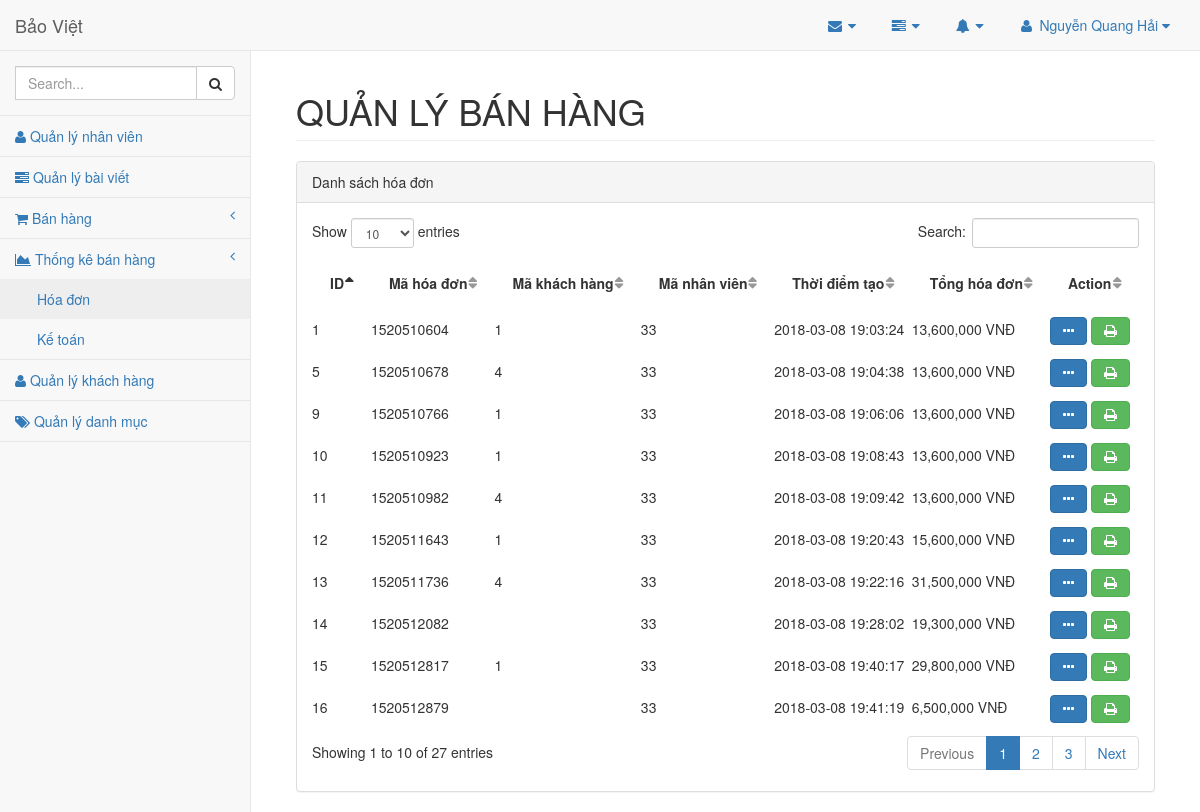
The app's page /admin/index.php?mod=receipts&act=list (signed in) with its own data.
### tables this page shows
CREATE TABLE `hoa_don`  (
  `id` int(20) NOT NULL AUTO_INCREMENT,
  `code` varchar(20) NOT NULL,
  `customer_id` varchar(20) NOT NULL,
  `staff_id` varchar(255) NOT NULL,
  `date` datetime NOT NULL,
  `sum` decimal(10, 0) NOT NULL,
  PRIMARY KEY (`id`) USING BTREE,
  UNIQUE INDEX `code`(`code`) USING BTREE
);

### admin/controllers/ReceiptController.php (called while the page is built, shortened)
<?php
	include_once 'models/ReceiptDetail.php';
	class ReceiptController
	{
		public $Receipt_model;
		public $ReceiptDetail_model;
		function __construct()
		{
			$this->Receipt_model=new Receipt();
			$this->ReceiptDetail_model=new ReceiptDetail();
		}
		public function list()
		{
			$data=$this->Receipt_model->getAll();
			$detail=array();
			foreach ($data as $receipt_key => $receipt) {
				$detail[$receipt_key]=$this->ReceiptDetail_model->getDetail($receipt['code']);
			}
			include_once 'views/receipt/list.php';
		}
	}
 ?>

### admin/models/ReceiptDetail.php (called while the page is built, shortened)
<?php
	class ReceiptDetail extends Model{
		public $tableName="chi_tiet_hoa_don";
		public function getDetail($code)
		{
			$data=array();
			$query="select * from ".$this->tableName." where receipt_code=".$code;
			$result=$this->conn->query($query);
			while ($row=$result->fetch_assoc()) {
				$data[]=$row;
			}
			return $data;
		}
	}
 ?>

### admin/models/Model.php (called while the page is built, shortened)
<?php
	class Model
	{
		public $conn;
		public $tableName;
		function __construct()
		{
			$connect=new Connection();
			$this->conn=$connect->conn;
		}
		public function getAll()
		{
			$data=array();
			$query="select * from ".$this->tableName;
			$result=$this->conn->query($query);
			while ($row=$result->fetch_assoc()) {
				$data[]=$row;
			}
			return $data;
		}
	}
 ?>

### admin/models/Connection.php (called while the page is built, shortened)
<?php
	class Connection
	{
		function __construct()
		{
			$servername="localhost";
			$username="root";
			$password="";
			$dbname="baoviet";
			$this->conn = new mysqli($servername,$username,$password,$dbname);
		}
	}
 ?>

### admin/views/receipt/list.php (the view, shortened to what this page needs)
 <div class="panel-heading">
     Danh sách hóa đơn
 </div>
 <div class="panel-body">
<table id="table"  class="my_table" width="100%" class="table table-striped table-bordered table-hover" id="dataTables-example">
	<thead>
		<tr>
			<th>ID</th>
                 <th>Mã hóa đơn</th>
			<th>Mã khách hàng</th>
			<th>Mã nhân viên</th>
			<th>Thời điểm tạo</th>
			<th>Tổng hóa đơn</th>
			<th>Action</th>
		</tr>
	</thead>
	<tbody>
	<?php
	foreach ($data as $receipt_key => $receipt) { ?>
		<tr>
			<td><?= $receipt['id'] ?></td>
                 <td><?= $receipt['code'] ?></td>
                 <td><?= $receipt['customer_id'] ?></td>
			<td><?= $receipt['staff_id'] ?></td>
			<td><?= $receipt['date'] ?></td>
			<td><?= number_format($receipt['sum'])." VNĐ" ?></td>
			<td>
                     <button  type="button" class="btn btn-primary fa fa-ellipsis-h" data-toggle="modal" data-target=".modal_<?= $receipt_key ?>"></button>
			<a class='btn btn-success fa fa-print' href='#'></a>
			</td>
		</tr>
	<?php } ?>
	</tbody>
</table>
 </div>

### admin/views/header.php (style rules this page uses)
table td { line-height: 3.0; }
table th { line-height: 3.5; }

### records on screen
hoa_don: id "1", code "1520510604", customer "1", staff "33", date "2018-03-08 19:03:24", sum "13,600,000"
hoa_don: id "5", code "1520510678", customer "4", staff "33", date "2018-03-08 19:04:38", sum "13,600,000"
hoa_don: id "9", code "1520510766", customer "1", staff "33", date "2018-03-08 19:06:06", sum "13,600,000"
hoa_don: id "10", code "1520510923", customer "1", staff "33", date "2018-03-08 19:08:43", sum "13,600,000"
hoa_don: id "11", code "1520510982", customer "4", staff "33", date "2018-03-08 19:09:42", sum "13,600,000"
hoa_don: id "12", code "1520511643", customer "1", staff "33", date "2018-03-08 19:20:43", sum "15,600,000"
hoa_don: id "13", code "1520511736", customer "4", staff "33", date "2018-03-08 19:22:16", sum "31,500,000"
hoa_don: id "14", code "1520512082", staff "33", date "2018-03-08 19:28:02", sum "19,300,000"
hoa_don: id "15", code "1520512817", customer "1", staff "33", date "2018-03-08 19:40:17", sum "29,800,000"
hoa_don: id "16", code "1520512879", staff "33", date "2018-03-08 19:41:19", sum "6,500,000"

### other values on screen
$_SESSION['account']['name'] "Nguyễn Quang Hải"
